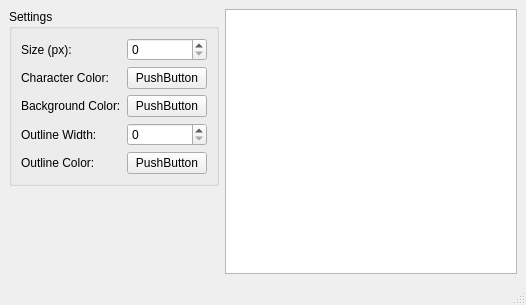
<?xml version="1.0" encoding="UTF-8"?>
<ui version="4.0">
 <class>MainWindow</class>
 <widget class="QMainWindow" name="MainWindow">
  <property name="geometry">
   <rect>
    <x>0</x>
    <y>0</y>
    <width>526</width>
    <height>305</height>
   </rect>
  </property>
  <property name="windowTitle">
   <string>qimage</string>
  </property>
  <widget class="QWidget" name="centralwidget">
   <layout class="QHBoxLayout" name="horizontalLayout">
    <item>
     <layout class="QVBoxLayout" name="verticalLayout">
      <item>
       <widget class="QGroupBox" name="groupBox">
        <property name="title">
         <string>Settings</string>
        </property>
        <layout class="QFormLayout" name="formLayout">
         <item row="0" column="0">
          <widget class="QLabel" name="label_size">
           <property name="text">
            <string>Size (px):</string>
           </property>
          </widget>
         </item>
         <item row="0" column="1">
          <widget class="QSpinBox" name="spinBox_size"/>
         </item>
         <item row="1" column="0">
          <widget class="QLabel" name="label_characterColor">
           <property name="text">
            <string>Character Color:</string>
           </property>
          </widget>
         </item>
         <item row="1" column="1">
          <widget class="QPushButton" name="pushButton_characterColor">
           <property name="text">
            <string>PushButton</string>
           </property>
          </widget>
         </item>
         <item row="2" column="0">
          <widget class="QLabel" name="label_backgroundColor">
           <property name="text">
            <string>Background Color:</string>
           </property>
          </widget>
         </item>
         <item row="2" column="1">
          <widget class="QPushButton" name="pushButton_backgroundColor">
           <property name="text">
            <string>PushButton</string>
           </property>
          </widget>
         </item>
         <item row="3" column="0">
          <widget class="QLabel" name="label_outlineWidth">
           <property name="text">
            <string>Outline Width:</string>
           </property>
          </widget>
         </item>
         <item row="3" column="1">
          <widget class="QSpinBox" name="spinBox_outlineWidth"/>
         </item>
         <item row="4" column="0">
          <widget class="QLabel" name="label_outlineColor">
           <property name="text">
            <string>Outline Color:</string>
           </property>
          </widget>
         </item>
         <item row="4" column="1">
          <widget class="QPushButton" name="pushButton_outlineColor">
           <property name="text">
            <string>PushButton</string>
           </property>
          </widget>
         </item>
        </layout>
       </widget>
      </item>
      <item>
       <spacer name="verticalSpacer">
        <property name="orientation">
         <enum>Qt::Vertical</enum>
        </property>
        <property name="sizeHint" stdset="0">
         <size>
          <width>20</width>
          <height>40</height>
         </size>
        </property>
       </spacer>
      </item>
     </layout>
    </item>
    <item>
     <widget class="QGraphicsView" name="graphicsView">
      <property name="sizePolicy">
       <sizepolicy hsizetype="Expanding" vsizetype="Expanding">
        <horstretch>0</horstretch>
        <verstretch>0</verstretch>
       </sizepolicy>
      </property>
     </widget>
    </item>
   </layout>
  </widget>
  <widget class="QMenuBar" name="menubar">
   <property name="geometry">
    <rect>
     <x>0</x>
     <y>0</y>
     <width>526</width>
     <height>22</height>
    </rect>
   </property>
  </widget>
  <widget class="QStatusBar" name="statusbar"/>
 </widget>
 <resources/>
 <connections/>
</ui>
